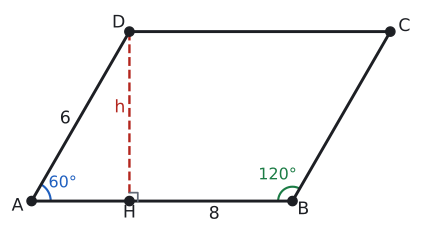

Write the Python code that produced this figure.
import sys; sys.path.insert(0, "tools")
from cizim import *

P = lambda x, y: np.array([float(x), float(y)])
uz = lambda U, V: round(float(np.linalg.norm(U - V)), 4)
def acisi(K, U, V):
    u, v = U - K, V - K
    return round(float(np.degrees(np.arccos(np.dot(u, v) / np.linalg.norm(u) / np.linalg.norm(v)))), 3)
def birim(U, V):
    t = (V - U) / np.linalg.norm(V - U); return t, np.array([-t[1], t[0]])
def dondur(Q, derece):
    a = np.radians(derece); return P(Q[0] * np.cos(a) - Q[1] * np.sin(a), Q[0] * np.sin(a) + Q[1] * np.cos(a))
def ayak(Q, U, V):
    t, _ = birim(U, V); return U + np.dot(Q - U, t) * t
def paralel_isareti(U, V, n=1, f=0.5):
    t, _ = birim(U, V)
    for i in range(n):
        M = U + f * (V - U) + (i - (n - 1) / 2) * 0.32 * S * t
        ax.annotate("", xy=M + 0.22 * S * t, xytext=M - 0.22 * S * t, arrowprops=dict(arrowstyle="-|>", color=SOLUK, lw=1.3, mutation_scale=13))
def cetik(U, V, n=1, renk=SOLUK, f=0.5):
    M = U + f * (V - U); t, m = birim(U, V)
    for i in range(n):
        c = M + (i - (n - 1) / 2) * 0.2 * S * t
        ax.plot(*zip(c - 0.22 * S * m, c + 0.22 * S * m), color=renk, lw=1.5)
def olcu(U, V, metin, d=0.5, renk=YAZI, fs=13, f=0.5):
    """[UV] üzerinde f oranındaki noktaya, U->V yönünün soluna d*S uzağa yazı (d < 0: sağına)."""
    M = U + f * (V - U); _, m = birim(U, V)
    ax.text(*(M + d * S * m), metin, ha="center", va="center", color=renk, fontsize=fs)
def dik_isareti(K, U, V, r=0.4):
    a_ = (U - K) / np.linalg.norm(U - K) * r * S; b_ = (V - K) / np.linalg.norm(V - K) * r * S
    ax.plot(*zip(K + a_, K + a_ + b_, K + b_), color=SOLUK, lw=1.3)
def harf(Q, metin, dx, dy, renk=YAZI, fs=13):
    ax.text(Q[0] + dx * S, Q[1] + dy * S, metin, ha="center", va="center", color=renk, fontsize=fs)
def cizgi(U, V, renk=YAZI, lw=2.2, ls="-"):
    ax.plot(*zip(U, V), color=renk, lw=lw, ls=ls)
def boya(noktalar, renk):
    ax.add_patch(patches.Polygon(noktalar, closed=True, facecolor=renk, edgecolor="none"))
def yay(K, U, V, r=0.8, renk=MAVI, n=1):
    for i in range(n): aci(ax, K, U, V, r=(r + 0.18 * i) * S, renk=renk)
def yay_yazi(K, U, V, metin, d=1.4, renk=MAVI, fs=12):
    """K köşesindeki U-K-V açısının ortasından d*S uzağa yazı."""
    u = (U - K) / np.linalg.norm(U - K); v = (V - K) / np.linalg.norm(V - K); o = (u + v) / np.linalg.norm(u + v)
    ax.text(*(K + d * S * o), metin, ha="center", va="center", color=renk, fontsize=fs)
def basla(xmin, xmax, ymin, ymax, en=5.5):
    global fig, ax
    fig, ax = sekil(en, en * (ymax - ymin) / (xmax - xmin))
    ax.set_aspect("equal"); ax.axis("off"); ax.set_xlim(xmin, xmax); ax.set_ylim(ymin, ymax)
def dortgen(A, B, C, D, dolgu=None):
    if dolgu: boya([A, B, C, D], dolgu)
    ax.plot(*zip(A, B, C, D, A), color=YAZI)
    for Q in (A, B, C, D): nokta(ax, *Q, "")
def koseler(A, B, C, D, d=0.55):
    O = (A + B + C + D) / 4
    for Q, ad in ((A, "A"), (B, "B"), (C, "C"), (D, "D")):
        y = (Q - O) / np.linalg.norm(Q - O); harf(Q, ad, d * y[0] * 1.3, d * y[1])
def pk(AB, AD, derece):
    """A orijinde, [AB] yatay; ABCD paralelkenarının köşeleri."""
    a = np.radians(derece); A, B = P(0, 0), P(AB, 0); D = P(AD * np.cos(a), AD * np.sin(a)); return A, B, B + D, D
def cerceve(noktalar, kenar=1.2):
    xs = [q[0] for q in noktalar]; ys = [q[1] for q in noktalar]
    return min(xs) - kenar * S, max(xs) + kenar * S, min(ys) - kenar * S, max(ys) + kenar * S
def alan(noktalar, metin, renk=YAZI, dx=0, dy=0, fs=13):
    """Çokgenin ağırlık merkezine (köşelerin ortalaması) yazı."""
    O = sum(noktalar) / len(noktalar)
    ax.text(O[0] + dx * S, O[1] + dy * S, metin, ha="center", va="center", color=renk, fontsize=fs, fontweight="bold")
def kesisim(P1, P2, P3, P4):
    """[P1P2] ve [P3P4] doğrularının kesişimi."""
    d1, d2 = P2 - P1, P4 - P3
    x2 = lambda u, v: u[0] * v[1] - u[1] * v[0]
    t = x2(P3 - P1, d2) / x2(d1, d2); return P1 + t * d1
def alan_hesap(*Q):
    return round(abs(sum(Q[i][0] * Q[(i + 1) % len(Q)][1] - Q[(i + 1) % len(Q)][0] * Q[i][1] for i in range(len(Q)))) / 2, 4)


# Örnek 2: |AB| = 8, |AD| = 6, m(ABC) = 120°, m(DAB) = 60°; yükseklik h = 6 · sin 60° = 3√3.
A, B, C, D = pk(8, 6, 60)
H = ayak(D, A, B)
S = 11 / 15
print("DH", uz(D, H), "alan", alan_hesap(A, B, C, D), "B", acisi(B, A, C))
basla(*cerceve([A, B, C, D], 1.0))
dortgen(A, B, C, D); koseler(A, B, C, D, 0.5)
cizgi(D, H, KIRMIZI, 1.8, "--"); dik_isareti(H, D, B, 0.35)
nokta(ax, *H, ""); harf(H, "H", 0, -0.5)
yay(A, B, D, 0.8, MAVI); yay_yazi(A, B, D, "60°", 1.5, MAVI)
yay(B, C, A, 0.6, YESIL); yay_yazi(B, C, A, "120°", 1.25, YESIL)
olcu(A, B, "8", -0.55, f=0.7); olcu(A, D, "6", 0.5, f=0.45); olcu(D, H, "h", -0.4, KIRMIZI, f=0.45)
kaydet(fig, __file__)
